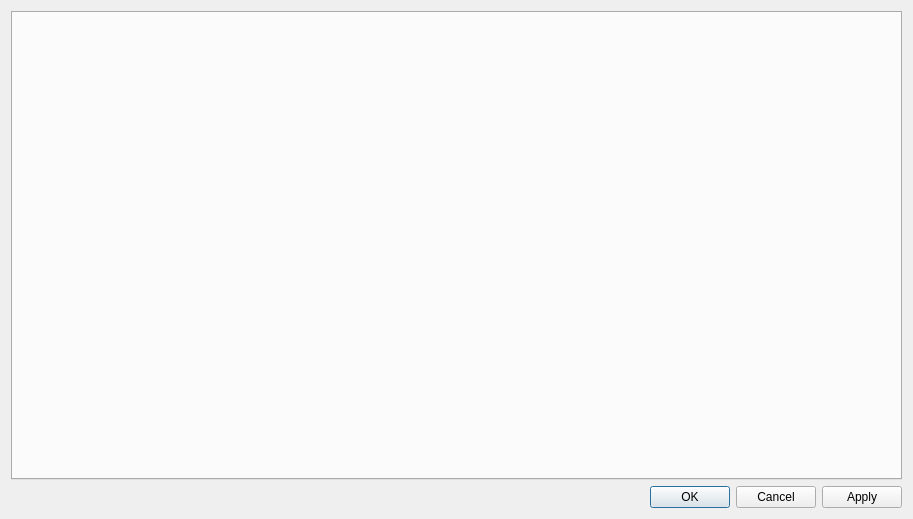
<?xml version="1.0" encoding="UTF-8"?>
<ui version="4.0">
 <class>SettingsDialog</class>
 <widget class="QDialog" name="SettingsDialog">
  <property name="geometry">
   <rect>
    <x>0</x>
    <y>0</y>
    <width>913</width>
    <height>519</height>
   </rect>
  </property>
  <property name="windowTitle">
   <string>Dialog</string>
  </property>
  <layout class="QVBoxLayout" name="verticalLayout">
   <item>
    <widget class="QTabWidget" name="optionTabs">
     <property name="currentIndex">
      <number>-1</number>
     </property>
    </widget>
   </item>
   <item>
    <widget class="QDialogButtonBox" name="buttonBox">
     <property name="orientation">
      <enum>Qt::Horizontal</enum>
     </property>
     <property name="standardButtons">
      <set>QDialogButtonBox::Apply|QDialogButtonBox::Cancel|QDialogButtonBox::Ok</set>
     </property>
    </widget>
   </item>
  </layout>
 </widget>
 <resources/>
 <connections>
  <connection>
   <sender>buttonBox</sender>
   <signal>accepted()</signal>
   <receiver>SettingsDialog</receiver>
   <slot>accept()</slot>
   <hints>
    <hint type="sourcelabel">
     <x>248</x>
     <y>254</y>
    </hint>
    <hint type="destinationlabel">
     <x>157</x>
     <y>274</y>
    </hint>
   </hints>
  </connection>
  <connection>
   <sender>buttonBox</sender>
   <signal>rejected()</signal>
   <receiver>SettingsDialog</receiver>
   <slot>reject()</slot>
   <hints>
    <hint type="sourcelabel">
     <x>316</x>
     <y>260</y>
    </hint>
    <hint type="destinationlabel">
     <x>286</x>
     <y>274</y>
    </hint>
   </hints>
  </connection>
 </connections>
</ui>
